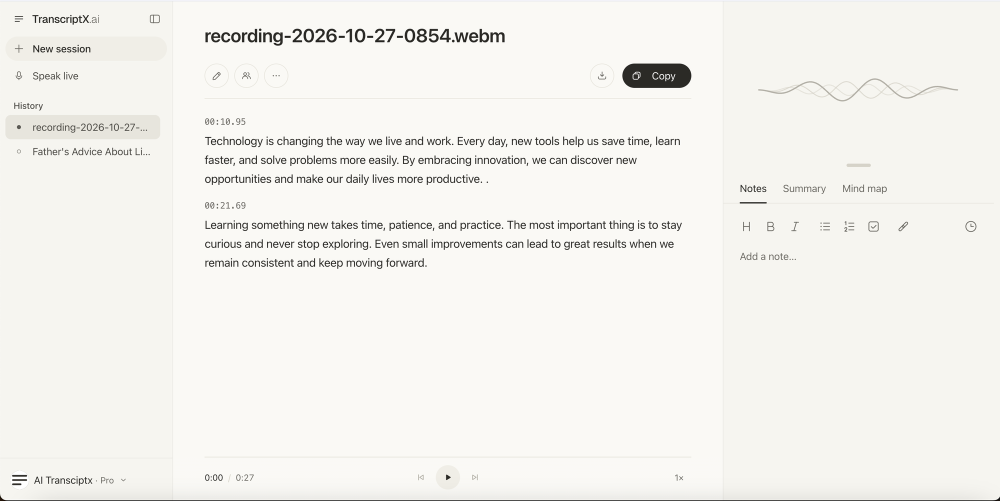
#> input picture page/blog/_source/record/recording-transcript-result.png, 2000 x 1002 px (shown at 1/2 size)
$ python build_cover_insurance_transcription.py
#> lines starting #> are read from the running program, lines starting #| are printed output that depends on the picture; after the words box and inside, x2 and y2 are one past the last pixel; in counts of white or black regions, pixels touching at a corner belong together
### page/blog/_source/_tools/cover_kit.py
"""Reusable blog cover / social share (og:image) builder for TranscriptX posts.

Renders natively at 2400x1260 (2x of the 1200x630 OG size), never upscales the screenshot,
draws outlines after cropping, and writes:
  images/<slug>-cover.webp          (CMS cover, 2400x1260)
  images/<slug>-og-1200x630.jpg     (og:image for Facebook, LinkedIn, X, Zalo)
plus QA files (100% crop of the screenshot, 480px small preview) into check_dir.

Layout: left = badge + 2-line headline (line 2 in brand orange) + one sub line + chips + logo;
right = a real TranscriptX screenshot crop with orange outlines on what matters, and an
optional "input file" card (mic + file name + duration + waveform) overlapping it.
"""
import math, os
from PIL import Image, ImageDraw, ImageFilter, ImageFont

FONT = '/System/Library/Fonts/HelveticaNeue.ttc'
BG, DARK, ACCENT, MUTED = (248, 247, 244), (43, 42, 38), (204, 88, 46), (80, 77, 70)
W, H = 2400, 1260
SRC = os.path.normpath(os.path.join(os.path.dirname(os.path.abspath(__file__)), '..'))


def font(size, bold=False):
    return ImageFont.truetype(FONT, size, index=1 if bold else 0)


# [4 lines left out: function _mic, not called in this run]


def _fit(d, text, size, max_w, bold=True, min_size=40):
    while d.textlength(text, font=font(size, bold)) > max_w and size > min_size:
        size -= 6
    return size


# [86 lines left out: function make_cover, not called in this run]


# ---------------------------------------------------------------------------
# Hook style (YouTube-thumbnail look): ONE big curiosity line, ONE focal visual.
# Dark background for contrast in social feeds, max ~4 words of headline, no feature list.
# ---------------------------------------------------------------------------
INK = (24, 22, 20)


def retext_shot(shot, crop, paragraphs, *, line_tops, pitch=38, size=22, x=15, max_w=950, bg=None):
    """Return the cropped screenshot with its transcript text replaced by on-topic text.
    Keeps the real UI (timestamps, card, spacing); only the paragraph text is repainted in the app's font.
    paragraphs: list of strings; line_tops: y (crop px) of the first text line of each paragraph."""
#> called with shot = 'record/recording-transcript-result.png', crop = (395, 215, 1390, 545), line_tops = (58, 226), pitch = 38, size = 22, x = 15, max_w = 750
    s = Image.open(f'{SRC}/{shot}').convert('RGB').crop(crop)
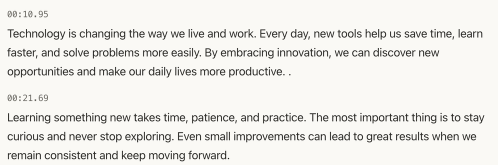
#> s: PIL image 995x330 RGB (shown at 1/2 size); mean R, G, B 236, 235, 231.2
    bg = bg or s.getpixel((5, 5))
#> bg = (250, 249, 245)
    d = ImageDraw.Draw(s)
    f = ImageFont.truetype('/System/Library/Fonts/SFNS.ttf', size)
    for text, top in zip(paragraphs, line_tops):
        lines, cur = [], ''
        for w in text.split():
            nxt = (cur + ' ' + w).strip()
            if d.textlength(nxt, font=f) > max_w and cur:
                lines.append(cur); cur = w
            else:
                cur = nxt
        lines.append(cur)
        d.rectangle((0, top - 6, s.width, top + pitch * 3 - 8), fill=bg)   # wipe the original 3 lines
        for i, ln in enumerate(lines[:3]):
            d.text((x, top + i * pitch - 3), ln, font=f, fill=(38, 38, 36))
    return s


def make_hook_cover(slug, out_dir, *, big, strike=False, small, kicker=None, shot, crop, scale=1.25,
                    highlight=None, check_dir=None, card_x=1380, png_only=False, shot_img=None):
    """big: the giant line (e.g. '4 HOURS'); strike: orange strikethrough on it;
    small: second line under it (e.g. 'of typing?'); kicker: tiny line above (context);
    shot/crop: one real TranscriptX screenshot crop, shown at `scale` (<=1.3 of retina);
    highlight: (x0,y0,x1,y1) in source px to ring in orange + arrow from the headline."""
#> called with slug = 'insurance-transcription', out_dir = 'page/blog/insurance-transcription/images', big = '$1,500', strike = False, small = 'or $5,000?', kicker = 'The claimant said', shot = 'record/recording-transcript-result.png', crop = (395, 215, 1390, 545)
    img = Image.new('RGBA', (W, H), INK + (255,))
#> img: PIL image 2400x1260 RGBA
    glow = Image.new('RGBA', (W, H), (0, 0, 0, 0))
#> glow: PIL image 2400x1260 RGBA; every value is 0
    ImageDraw.Draw(glow).ellipse((1300, -200, 2900, 1500), fill=ACCENT + (120,))
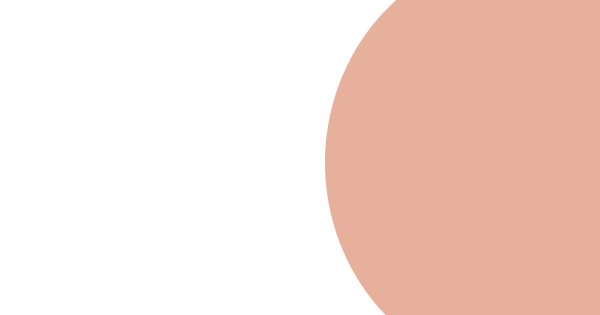
#> glow: PIL image 2400x1260 RGBA (shown at 1/4 size); mean R, G, B, A 86.6, 37.4, 19.5, 50.9; transparent parts drawn white
    img.alpha_composite(glow.filter(ImageFilter.GaussianBlur(220)))

    # focal visual: screenshot card bleeding off the right edge
    s = shot_img if shot_img is not None else Image.open(f'{SRC}/{shot}').convert('RGB').crop(crop)
    s = s.resize((round(s.width * scale), round(s.height * scale)), Image.LANCZOS).convert('RGBA')
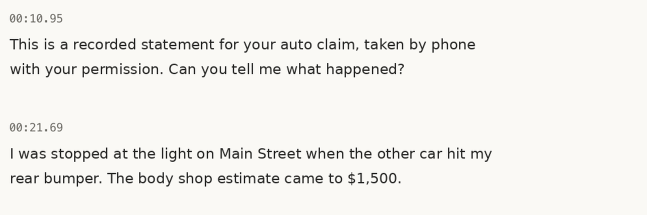
#> s: PIL image 1294x429 RGBA (shown at 1/2 size); mean R, G, B, A 242, 241.1, 237.2, 255
    m = Image.new('L', s.size, 0)
#> m: PIL image 1294x429 L; every value is 0
    ImageDraw.Draw(m).rounded_rectangle((0, 0, s.width + 60, s.height - 1), 36, fill=255)
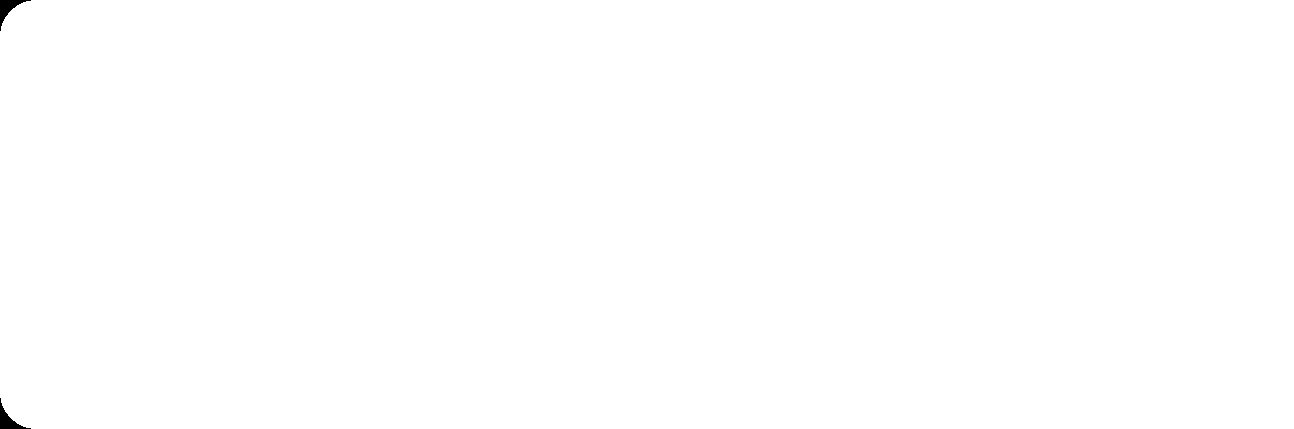
#> m: PIL image 1294x429 L; 99.9% white; 2 black regions, box (x1, y1, x2, y2) and area: (0, 0, 31, 31) 287, (0, 398, 31, 429) 287
    s.putalpha(m)
    wx, wy = max(card_x, W - s.width + 40), (H - s.height) // 2 - 20   # bleeds off the right edge
    sh = Image.new('RGBA', (W, H), (0, 0, 0, 0))
    ImageDraw.Draw(sh).rounded_rectangle((wx - 10, wy + 30, W + 100, wy + s.height + 40), 36, fill=(0, 0, 0, 170))
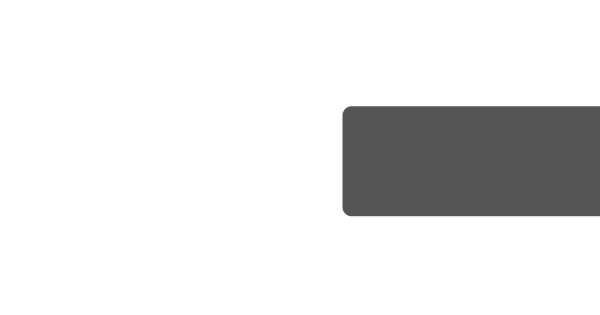
#> sh: PIL image 2400x1260 RGBA (shown at 1/4 size); mean R, G, B, A 0, 0, 0, 25.4; transparent parts drawn white
    img.alpha_composite(sh.filter(ImageFilter.GaussianBlur(50)))
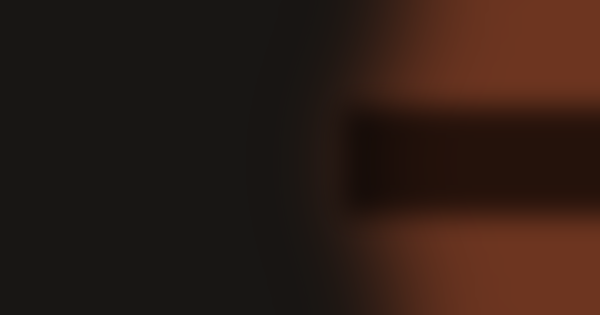
#> img: PIL image 2400x1260 RGBA (shown at 1/4 size); mean R, G, B, A 44.7, 28, 20.9, 255
    img.alpha_composite(s, (wx, wy))
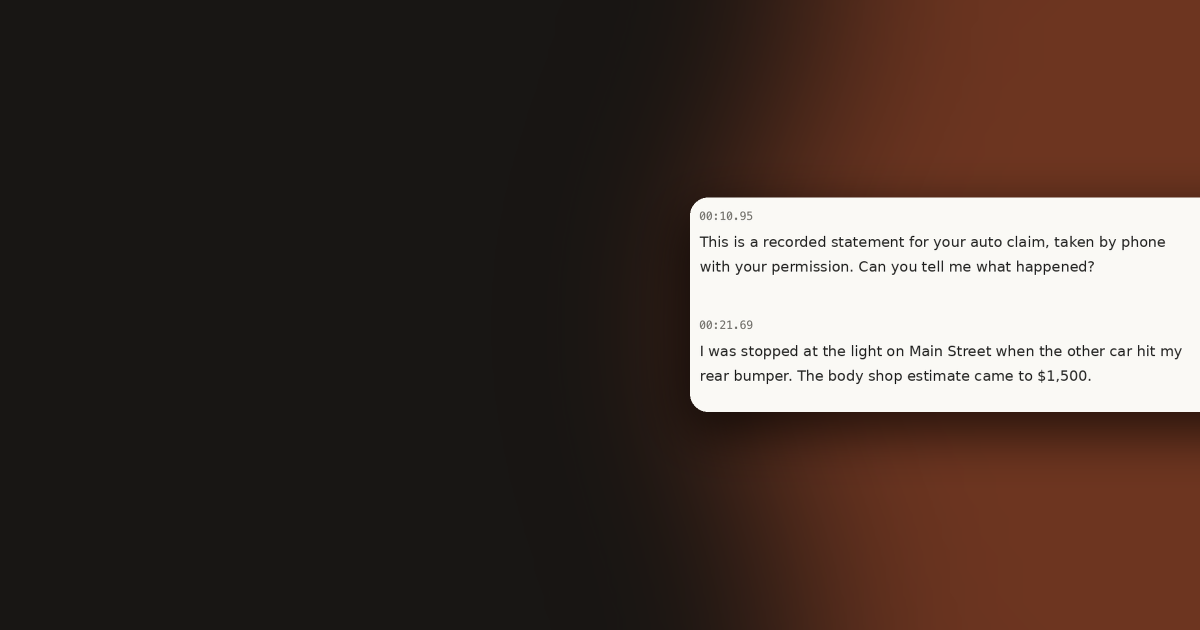
#> img: PIL image 2400x1260 RGBA (shown at 1/2 size); mean R, G, B, A 73.6, 59.6, 53.1, 255
    d = ImageDraw.Draw(img)
    if highlight:
        x0, y0, x1, y1 = highlight
        rx0, ry0 = wx + (x0 - crop[0]) * scale - 16, wy + (y0 - crop[1]) * scale - 14
        rx1, ry1 = wx + (x1 - crop[0]) * scale + 16, wy + (y1 - crop[1]) * scale + 14
        d.rounded_rectangle((rx0, ry0, rx1, ry1), 26, outline=ACCENT + (255,), width=10)

    # headline
    x = 110
    if kicker:
        d.text((x + 4, 300), kicker, font=font(64, True), fill=(200, 192, 182, 255), anchor='lm')
    bs = _fit(d, big, 300, wx - x - 120, True, 120)
#> bs = 300
    by = 520
    d.text((x, by), big, font=font(bs, True), fill=(255, 255, 255, 255), anchor='lm')
    bw = d.textlength(big, font=font(bs, True))
#> bw = 1049.7
    if strike:
        d.line((x - 10, by + 6, x + bw + 10, by - 14), fill=ACCENT + (255,), width=max(18, bs // 11))
    ss = _fit(d, small, 190, wx - x - 200, True, 90)
#> ss = 190
    sy = by + int(bs * 0.62) + int(ss * 0.62)
#> sy = 823
    d.text((x, sy), small, font=font(ss, True), fill=ACCENT + (255,), anchor='lm')
    if highlight:   # curved arrow from the end of the small line to the ring
        sw = d.textlength(small, font=font(ss, True))
        ax, ay = x + sw + 50, sy - 20
        tx, ty = rx0 - 24, (ry0 + ry1) / 2
        pts = []
        for i in range(41):
            t = i / 40
            cx_, cy_ = tx - 40, ay + 10   # go right first, then up into the ring
            pts.append(((1 - t) ** 2 * ax + 2 * (1 - t) * t * cx_ + t * t * tx, (1 - t) ** 2 * ay + 2 * (1 - t) * t * cy_ + t * t * ty))
        d.line(pts, fill=ACCENT + (255,), width=12, joint='curve')
        ang = math.atan2(pts[-1][1] - pts[-4][1], pts[-1][0] - pts[-4][0])
        L = 46
        d.polygon([(tx, ty), (tx - L * math.cos(ang - 0.45), ty - L * math.sin(ang - 0.45)),
                   (tx - L * math.cos(ang + 0.45), ty - L * math.sin(ang + 0.45))], fill=ACCENT + (255,))

#> (the run stopped early here; a loop or call above may not have finished)
